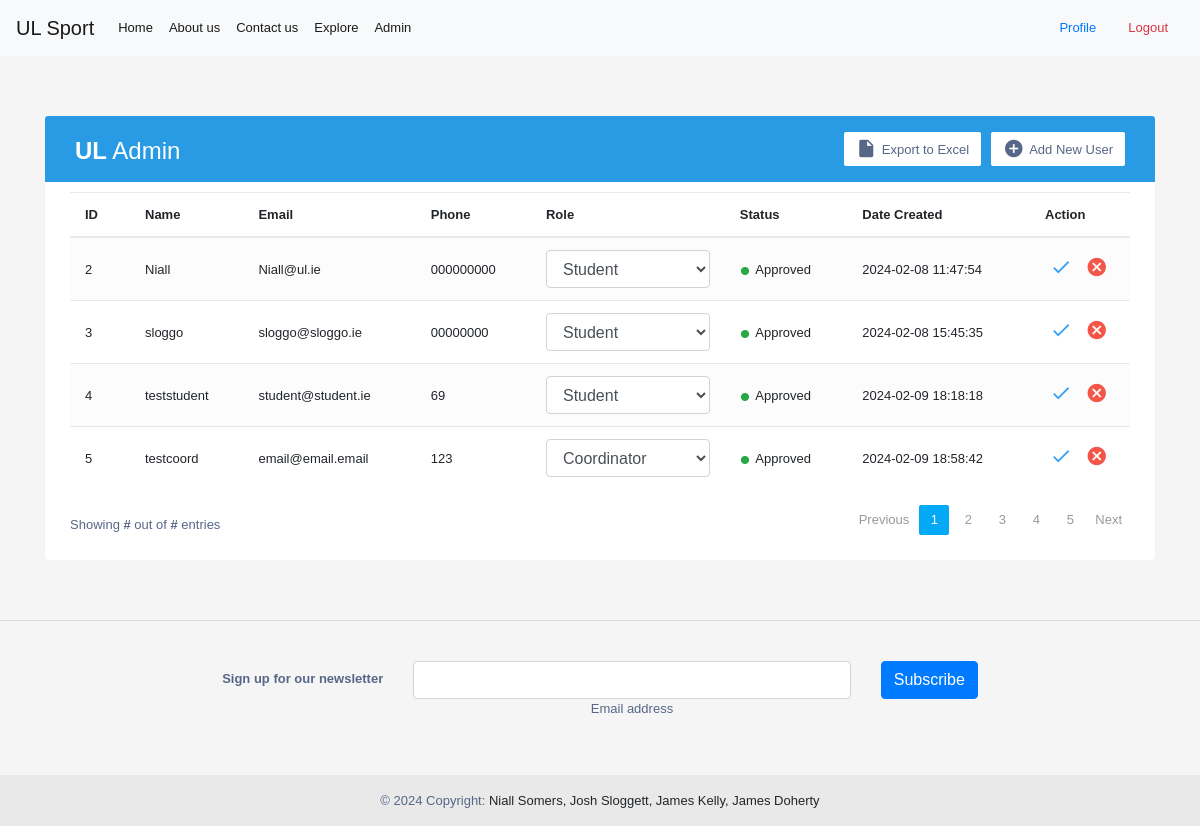
Page /admin (signed in) on the committed database.
### tables this page shows
CREATE TABLE Users (
    UserID INTEGER PRIMARY KEY AUTOINCREMENT,
    Username TEXT NOT NULL,
    Password TEXT NOT NULL,
    Contact TEXT NOT NULL,
    Email TEXT NOT NULL,
    Role TEXT NOT NULL,
    ApprovalStatus TEXT DEFAULT 'Pending',
    CreatedAt TIMESTAMP DEFAULT CURRENT_TIMESTAMP,
    UpdatedAt TIMESTAMP DEFAULT CURRENT_TIMESTAMP
);

### permissionpages.py (the view)
def admin():
    if current_user is None:
        return render_template('/home.html',)
    else:
        conn = db.connect('db/user_data.db')
        cursor = conn.cursor()
        cursor.execute('SELECT * FROM Users WHERE UserID = ?', (current_user.id,))
        role_data = cursor.fetchone()
        cursor.execute('SELECT userid, username, email, contact, role, CreatedAt,approvalstatus FROM Users WHERE Role != \'Admin\'')
        user_data = cursor.fetchall()
        return render_template('/admin.html', current_user=current_user, role=role_data[5], users_data=user_data)

### app.py (called while the page is built, shortened)
@login_manager.user_loader
def load_user(user_id):
    conn = db.connect('db/user_data.db')
    cursor = conn.cursor()
    cursor.execute('SELECT * FROM Users WHERE UserID = ?', (user_id,))
    user_data = cursor.fetchone()
    conn.close()
    if user_data:
        return auth.User(user_data[0], user_data[1])

@app.context_processor
def utility_processor():
    def current_user_data():
        if current_user.is_authenticated:
            conn = db.connect('db/user_data.db')
            cursor = conn.cursor()
            cursor.execute('SELECT * FROM Users WHERE UserID = ?', (current_user.id,))
            currentUsrData = cursor.fetchone()
            userData = auth.USERDATA(
                currentUsrData[1],
                currentUsrData[3],
                currentUsrData[4],
                currentUsrData[5],
                currentUsrData[6]
            )
            print(userData.role)
            return userData
    return dict(user_data=current_user_data())

### templates/admin.html (shortened to what this page needs)
{% extends "base.html" %}
{% block content %}
{% if role == 'Admin' %}
<div class="container-xl">
    <div class="table-responsive">
        <div class="table-wrapper">
            <div class="table-title">
                <div class="row">
                    <div class="col-sm-5">
                        <h2><b>UL</b> Admin</h2>
                    </div>
                    <div class="col-sm-7">
                        <a href="#" class="btn btn-secondary"><i class="material-icons">&#xE147;</i> <span>Add New User</span></a>
                        <a href="#" class="btn btn-secondary"><i class="material-icons">&#xE24D;</i> <span>Export to Excel</span></a>
                    </div>
                </div>
            </div>
            <table class="table table-striped table-hover">
                <thead>
                    <tr>
                        <th>ID</th>
                        <th>Name</th>
                        <th>Email</th>
                        <th>Phone</th>
                        <th>Role</th>
                        <th>Status</th>
                        <th>Date Created</th>
                        <th>Action</th>
                    </tr>
                </thead>
                <tbody>
                {% for data in users_data %}
                    <tr>
                        <td>{{data[0]}}</td>
                        <td>{{data[1]}}</td>
                        <td>{{data[2]}}</td>
                        <td>{{data[3]}}</td>
                        <form method="post" action="{{ url_for('updateMember') }}" name="UpdateUser" id="updateForm">
                        <td>
                                    <select class="select form-control" id="select" name="role">
                                        <option value="Coordinator" {% if data[4] == "Coordinator" %}selected{% endif %}>Coordinator</option>
                                        <option value="Student" {% if data[4] == "Student" %}selected{% endif %}>Student</option>
                                    </select>
                        </td>
                        {% if data[6] != "Pending" %}
                            <td><input type="hidden" name="approval" value="on"/><span class="status text-success">&bull;</span> {{data[6]}}</td>
                        {% else %}
                            <td><input type="checkbox" name="approval"/><span class="status text-danger">&bull;</span> {{data[6]}}</td>
                        {% endif %}
                        <td>{{data[5]}}</td>
                        <td>
                              <a href="#" class="settings" title="Update User" data-toggle="tooltip" onclick="submitForm()">
                                <i class="material-icons">&#xE5CA;</i>
                              </a>
                            <a href="#" class="delete" title="Delete" data-toggle="tooltip"><i class="material-icons">&#xE5C9;</i></a>
                        </td>
                            </form>
                    </tr>
                    {% endfor %}
                </tbody>
            </table>
            <div class="clearfix">
                <div class="hint-text">Showing <b>#</b> out of <b>#</b> entries</div>
                <ul class="pagination">
                    <li class="page-item disabled"><a href="#">Previous</a></li>
                    <li class="page-item active"><a href="#" class="page-link">1</a></li>
                    <li class="page-item"><a href="#" class="page-link">2</a></li>
                    <li class="page-item "><a href="#" class="page-link">3</a></li>
                    <li class="page-item"><a href="#" class="page-link">4</a></li>
                    <li class="page-item"><a href="#" class="page-link">5</a></li>
                    <li class="page-item"><a href="#" class="page-link">Next</a></li>
                </ul>
            </div>
        </div>
    </div>
</div>
        {% else %}
        <p>{{current_user.username}} is not authorized to access this page!</p>
        {% endif %}
{% endblock %}

### templates/base.html (shortened to what this page needs)
<!DOCTYPE html>
<html lang="en">
<head>
        <link rel="stylesheet" href="https://cdn.jsdelivr.net/npm/bootstrap@4.6.2/dist/css/bootstrap.min.css">
</head>
<body>
    <nav class="navbar navbar-expand-lg navbar-light bg-light navbar sticky-top">
        <a class="navbar-brand" href="#">UL Sport</a>
        <div class="collapse navbar-collapse" id="navbarSupportedContent">
          <ul class="navbar-nav mr-auto">
            <li class="nav-item active">
              <a class="nav-link" href="{{url_for('home')}}">Home <span class="sr-only">(current)</span></a>
            </li>
            <li class="nav-item active">
              <a class="nav-link" href="{{url_for('about')}}">About us<span class="sr-only">(current)</span></a>
            </li>
            <li class="nav-item active">
              <a class="nav-link" href="{{url_for('contact')}}">Contact us<span class="sr-only">(current)</span></a>
            </li>
            <li class="nav-item active">
              <a class="nav-link" href="{{url_for('explore')}}">Explore<span class="sr-only">(current)</span></a>
            </li>
              {% if user_data.role == 'Admin' %}
            <li class="nav-item active">
              <a class="nav-link" href="{{url_for('admin')}}">Admin<span class="sr-only">(current)</span></a>
            </li>
              {% endif %}
          </ul>
            {% if not current_user.is_authenticated %}
            <a class="nav-link" href="{{url_for('login')}}">Login<span class="sr-only">(current)</span></a>
            {% else %}
            <a class="nav-link" href="{{url_for('profile')}}">Profile<span class="sr-only">(current)</span></a>
            <a class="nav-link text-danger" href="{{url_for('logout')}}">Logout<span class="sr-only">(current)</span></a>
            {% endif %}
          </div>
      </nav>
    <div id="content">
        {% block content %}{% endblock %}
    </div>
    <footer class="bg-body-tertiary text-center">
      <hr>
        <div class="container p-4 pb-0">
          <section class="">
            <form action="">
              <div class="row d-flex justify-content-center">
                <div class="col-auto">
                  <p class="pt-2">
                    <strong>Sign up for our newsletter</strong>
                  </p>
                </div>
                <div class="col-md-5 col-12">
                  <div data-mdb-input-init class="form-outline mb-4">
                    <input type="email" id="form5Example26" class="form-control" />
                    <label class="form-label" for="form5Example26">Email address</label>
                  </div>
                </div>
                <div class="col-auto">
                  <button data-mdb-ripple-init type="submit" class="btn btn-primary mb-4">
                    Subscribe
                  </button>
                </div>
              </div>
            </form>
          </section>
        </div>
        <div class="text-center p-3" style="background-color: rgba(0, 0, 0, 0.05);">
          © 2024 Copyright:
          <a class="text-body" href="https://mdbootstrap.com/">Niall Somers, Josh Sloggett, James Kelly, James Doherty</a>
        </div>
      </footer>
</body>
</html>

### templates/base.html (style rules this page uses)
footer { bottom:0; width: 100%; margin-top: 5%; }
body { min-height: 100vh; overflow-x: hidden; }
nav { margin-bottom: 5%; }

### templates/admin.html (style rules this page uses)
body { color: #566787; background: #f5f5f5; font-family: 'Varela Round', sans-serif; font-size: 13px; }
.table-responsive { margin: 30px 0; }
.table-wrapper { min-width: 1000px; background: #fff; padding: 20px 25px; border-radius: 3px; box-shadow: 0 1px 1px rgba(0,0,0,.05); }
.table-title { padding-bottom: 15px; background: #299be4; color: #fff; padding: 16px 30px; margin: -20px -25px 10px; border-radius: 3px 3px 0 0; }
.table-title h2 { margin: 5px 0 0; font-size: 24px; }
.table-title .btn { color: #566787; float: right; font-size: 13px; background: #fff; border: none; min-width: 50px; border-radius: 2px; border: none; outline: none !important; margin-left: 10px; }
.table-title .btn i { float: left; font-size: 21px; margin-right: 5px; }
.table-title .btn span { float: left; margin-top: 2px; }
table.table tr th, table.table tr td { border-color: #e9e9e9; padding: 12px 15px; vertical-align: middle; }
table.table tr th:first-child { width: 60px; }
table.table tr th:last-child { width: 100px; }
table.table-striped tbody tr:nth-of-type(odd) { background-color: #fcfcfc; }
table.table td:last-child i { opacity: 0.9; font-size: 22px; margin: 0 5px; }
table.table td a { font-weight: bold; color: #566787; display: inline-block; text-decoration: none; }
table.table td a.settings { color: #2196F3; }
table.table td a.delete { color: #F44336; }
table.table td i { font-size: 19px; }
.status { font-size: 30px; margin: 2px 2px 0 0; display: inline-block; vertical-align: middle; line-height: 10px; }
.text-success { color: #10c469; }
.text-danger { color: #ff5b5b; }
.pagination { float: right; margin: 0 0 5px; }
.pagination li a { border: none; font-size: 13px; min-width: 30px; min-height: 30px; color: #999; margin: 0 2px; line-height: 30px; border-radius: 2px !important; text-align: center; padding: 0 6px; }
.pagination li.active a, .pagination li.active a.page-link { background: #03A9F4; }
.hint-text { float: left; margin-top: 10px; font-size: 13px; }

### rows in the picture
Users: UserID "2", Username "Niall", Email "Niall@ul.ie", Contact "000000000", role "Student", ApprovalStatus "Approved", CreatedAt "2024-02-08 11:47:54"
Users: UserID "3", Username "sloggo", Email "sloggo@sloggo.ie", Contact "00000000", role "Student", ApprovalStatus "Approved", CreatedAt "2024-02-08 15:45:35"
Users: UserID "4", Username "teststudent", Email "student@student.ie", Contact "69", role "Student", ApprovalStatus "Approved", CreatedAt "2024-02-09 18:18:18"
Users: UserID "5", Username "testcoord", Email "email@email.email", Contact "123", role "Coordinator", ApprovalStatus "Approved", CreatedAt "2024-02-09 18:58:42"
